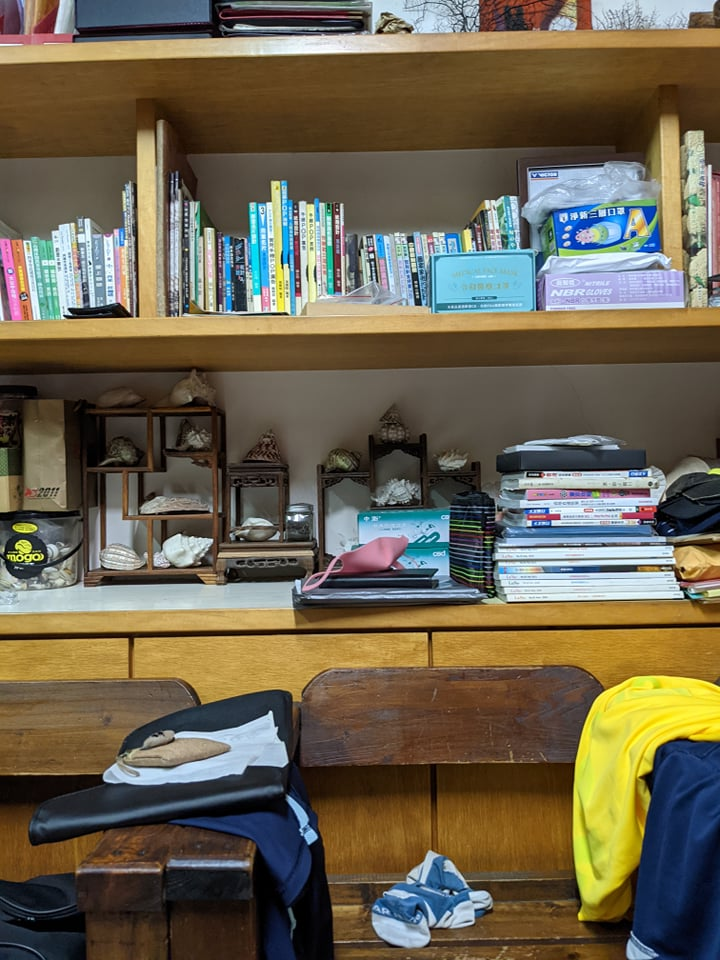
#> input picture data/panoramas/240702662_4980896905272209_2718152976796448667_n.jpg, 720 x 960 px; its folder holds 4 pictures in this run
$ jupyter execute module_9_panoramas.ipynb
#> lines starting #> are read from the running program, lines starting #| are printed output that depends on the picture
# Creating Panoramas using OpenCV

## Step for creating panoramas
1. Find keypoints in all images
2. Find pairwise correspondences
3. Estimate pairwise homographies
4. Refine homographies
5. Switch with blending

[cell 1]
import cv2
import glob
from matplotlib import pyplot as plt
import math

[cell 2]
imgfiles = glob.glob("./data/panoramas/*")
imgfiles.sort()

imgs = []
for img in imgfiles:
    img = cv2.imread(img)
#> img is the input picture: shape (960, 720, 3); mean B, G, R 79.3, 98.9, 107.8
    img = cv2.cvtColor(img, cv2.COLOR_BGR2RGB)
    imgs.append(img)

[cell 3]
# Display imgs
num = len(imgs)
plt.figure(figsize=[30, 10])
cols = 3
rows = math.ceil(num/cols)

for i, img in enumerate(imgs):
    plt.subplot(rows, cols, i+1)
    plt.imshow(img)
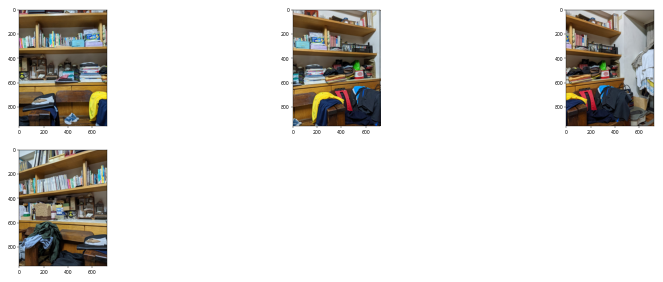
#> figure drawn by matplotlib, 4 panels

[cell 4]
# Stitch images
stitcher = cv2.Stitcher_create()
status, result = stitcher.stitch(imgs)
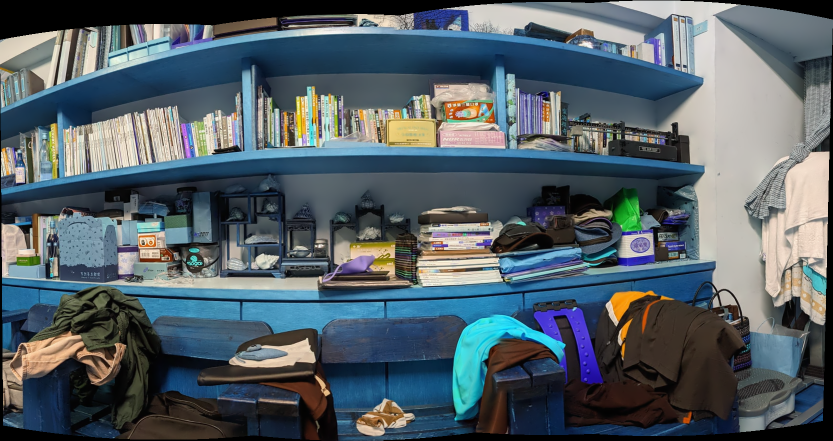
#> result: shape (881, 1666, 3) (shown at 1/2 size); mean of channels 0, 1, 2 102.7, 95.7, 83.4; drawn as B, G, R
if status == 0:
    plt.figure(figsize=[30,10])
    plt.imshow(result)
